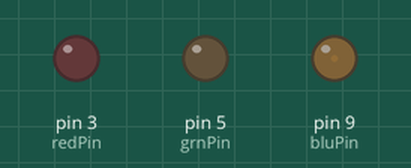
Bench run of a sketch on a simulated Arduino Uno, built with avr-gcc and run on an emulated ATmega328P. Shown: output pins drawn as LEDs (lit = HIGH).

Above: at 0.15 s.
At 7.65 s:
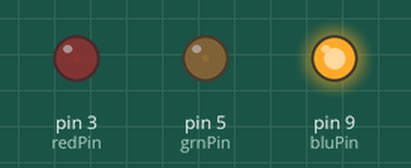
Timing chart, 0 to 7.8 s (numbered marks = the images above):
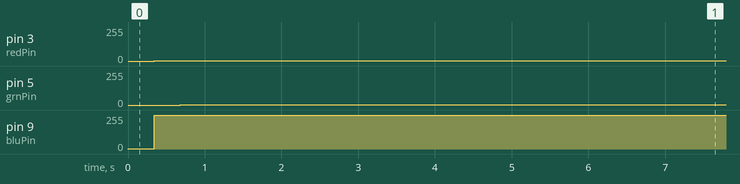

The sketch:

RGB_over_tid.ino
```cpp
int potPin = 2;                       // Ints til at indholde værdierne til potentiometeret.
int potVal = 0;

int redPin = 3;                       // Ints til at indholde værdierne til RGB LED'en.
int grnPin = 5;
int bluPin = 9;

int redVal = 0;
int grnVal = 0;
int bluVal = 0;

unsigned long previousMillis = 0;

int interval = 1000;

void setup()
{
  pinMode(redPin, OUTPUT);            // Pins bliver sat til output mode, så de kan få RGB LED'en til at lyse.
  pinMode(grnPin, OUTPUT);
  pinMode(bluPin, OUTPUT);

}

// Main program
void loop()
{
  unsigned long currentMillis = millis();
  if(currentMillis - previousMillis > interval) {
    previousMillis = currentMillis;
    ++potVal;
    }

  potVal = millis();

  if (potVal < 341)
  {
    redVal = 255 - potVal;
    grnVal = potVal;
    bluVal = 1;
  }
  else if (potVal < 682)
  {
    redVal = 1;
    grnVal = 255 - potVal;
    bluVal = potVal;
  }
  else
  {
    redVal = potVal;
    grnVal = 1;
    bluVal = 255 - potVal;
  }
  analogWrite(redPin, redVal);
  analogWrite(grnPin, grnVal);
  analogWrite(bluPin, bluVal);
}
```

Measured:
- by itself, pin 3 (redPin): 0/255 → 1/255 at 0.34 s
- by itself, pin 5 (grnPin): 0/255 → 1/255 at 0.68 s
- by itself, pin 9 (bluPin): 0/255 → 1/255 at 0.00 s, → 255/255 0.34 s later
